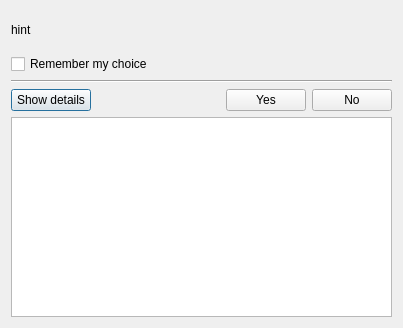
<?xml version="1.0" encoding="UTF-8"?>
<ui version="4.0">
 <class>SslConfirmDialog</class>
 <widget class="QDialog" name="SslConfirmDialog">
  <property name="geometry">
   <rect>
    <x>0</x>
    <y>0</y>
    <width>403</width>
    <height>328</height>
   </rect>
  </property>
  <property name="windowTitle">
   <string>Dialog</string>
  </property>
  <layout class="QVBoxLayout" name="verticalLayout">
   <item>
    <widget class="QLabel" name="mHint">
     <property name="text">
      <string notr="true">hint</string>
     </property>
     <property name="wordWrap">
      <bool>true</bool>
     </property>
    </widget>
   </item>
   <item>
    <widget class="QCheckBox" name="mRememberChoiceCheckBox">
     <property name="text">
      <string>Remember my choice</string>
     </property>
    </widget>
   </item>
   <item>
    <widget class="Line" name="line">
     <property name="orientation">
      <enum>Qt::Horizontal</enum>
     </property>
    </widget>
   </item>
   <item>
    <layout class="QHBoxLayout" name="horizontalLayout">
     <property name="topMargin">
      <number>0</number>
     </property>
     <property name="bottomMargin">
      <number>0</number>
     </property>
     <item>
      <widget class="QPushButton" name="mShowDetailBtn">
       <property name="text">
        <string>Show details</string>
       </property>
      </widget>
     </item>
     <item>
      <spacer name="horizontalSpacer">
       <property name="orientation">
        <enum>Qt::Horizontal</enum>
       </property>
       <property name="sizeHint" stdset="0">
        <size>
         <width>40</width>
         <height>20</height>
        </size>
       </property>
      </spacer>
     </item>
     <item>
      <widget class="QPushButton" name="mYesBtn">
       <property name="text">
        <string>Yes</string>
       </property>
      </widget>
     </item>
     <item>
      <widget class="QPushButton" name="mNoBtn">
       <property name="text">
        <string>No</string>
       </property>
      </widget>
     </item>
    </layout>
   </item>
   <item>
    <widget class="QTextEdit" name="mDetailTextEdit">
     <property name="sizePolicy">
      <sizepolicy hsizetype="Preferred" vsizetype="Fixed">
       <horstretch>0</horstretch>
       <verstretch>0</verstretch>
      </sizepolicy>
     </property>
     <property name="minimumSize">
      <size>
       <width>0</width>
       <height>200</height>
      </size>
     </property>
     <property name="lineWrapMode">
      <enum>QTextEdit::WidgetWidth</enum>
     </property>
     <property name="readOnly">
      <bool>true</bool>
     </property>
    </widget>
   </item>
  </layout>
 </widget>
 <tabstops>
  <tabstop>mYesBtn</tabstop>
  <tabstop>mRememberChoiceCheckBox</tabstop>
  <tabstop>mNoBtn</tabstop>
 </tabstops>
 <resources/>
 <connections/>
</ui>
